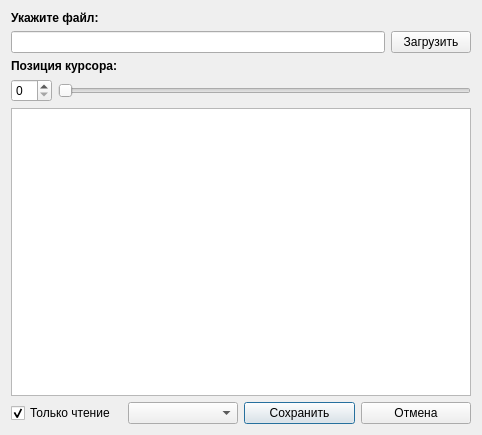
<?xml version="1.0" encoding="UTF-8"?>
<ui version="4.0">
 <class>DialogOpenFile</class>
 <widget class="QDialog" name="DialogOpenFile">
  <property name="geometry">
   <rect>
    <x>0</x>
    <y>0</y>
    <width>482</width>
    <height>435</height>
   </rect>
  </property>
  <property name="windowTitle">
   <string>Dialog</string>
  </property>
  <layout class="QGridLayout" name="gridLayout_2">
   <item row="0" column="0">
    <widget class="QWidget" name="gridWidget" native="true">
     <layout class="QGridLayout" name="gridLayout">
      <property name="margin">
       <number>0</number>
      </property>
      <item row="2" column="0">
       <layout class="QHBoxLayout" name="horizontalLayout_3">
        <item>
         <widget class="QCheckBox" name="checkBox">
          <property name="text">
           <string>Только чтение</string>
          </property>
          <property name="checked">
           <bool>true</bool>
          </property>
         </widget>
        </item>
        <item>
         <widget class="QComboBox" name="comboBoxCodec"/>
        </item>
        <item>
         <widget class="QPushButton" name="pushSave">
          <property name="text">
           <string>Сохранить</string>
          </property>
         </widget>
        </item>
        <item>
         <widget class="QPushButton" name="pushClose">
          <property name="text">
           <string>Отмена</string>
          </property>
         </widget>
        </item>
       </layout>
      </item>
      <item row="1" column="0">
       <widget class="QTextBrowser" name="textOutwardShow">
        <property name="readOnly">
         <bool>true</bool>
        </property>
        <property name="html">
         <string>&lt;!DOCTYPE HTML PUBLIC &quot;-//W3C//DTD HTML 4.0//EN&quot; &quot;http://www.w3.org/TR/REC-html40/strict.dtd&quot;&gt;
&lt;html&gt;&lt;head&gt;&lt;meta name=&quot;qrichtext&quot; content=&quot;1&quot; /&gt;&lt;style type=&quot;text/css&quot;&gt;
p, li { white-space: pre-wrap; }
&lt;/style&gt;&lt;/head&gt;&lt;body style=&quot; font-family:'Ubuntu'; font-size:9pt; font-weight:400; font-style:normal;&quot;&gt;
&lt;p style=&quot;-qt-paragraph-type:empty; margin-top:0px; margin-bottom:0px; margin-left:0px; margin-right:0px; -qt-block-indent:0; text-indent:0px;&quot;&gt;&lt;br /&gt;&lt;/p&gt;&lt;/body&gt;&lt;/html&gt;</string>
        </property>
        <property name="acceptRichText">
         <bool>true</bool>
        </property>
        <property name="openLinks">
         <bool>false</bool>
        </property>
       </widget>
      </item>
      <item row="0" column="0">
       <layout class="QVBoxLayout" name="verticalLayout_3">
        <item>
         <layout class="QVBoxLayout" name="verticalLayout">
          <item>
           <layout class="QVBoxLayout" name="verticalLayout_2">
            <item>
             <widget class="QLabel" name="labelpathfile">
              <property name="text">
               <string>&lt;b&gt;Укажите файл:&lt;/b&gt;</string>
              </property>
             </widget>
            </item>
            <item>
             <layout class="QHBoxLayout" name="horizontalLayout_2">
              <item>
               <widget class="QLineEdit" name="lineEditPath"/>
              </item>
              <item>
               <widget class="QPushButton" name="pushOutwordFile">
                <property name="text">
                 <string>Загрузить</string>
                </property>
               </widget>
              </item>
             </layout>
            </item>
           </layout>
          </item>
         </layout>
        </item>
        <item>
         <widget class="QLabel" name="labelpositioncursor">
          <property name="text">
           <string>&lt;b&gt;Позиция курсора:&lt;/b&gt;</string>
          </property>
         </widget>
        </item>
        <item>
         <layout class="QHBoxLayout" name="horizontalLayout_5">
          <item>
           <widget class="QSpinBox" name="boxPositionInText"/>
          </item>
          <item>
           <widget class="QSlider" name="sliderPositionInText">
            <property name="orientation">
             <enum>Qt::Horizontal</enum>
            </property>
           </widget>
          </item>
         </layout>
        </item>
       </layout>
      </item>
     </layout>
    </widget>
   </item>
  </layout>
 </widget>
 <resources/>
 <connections>
  <connection>
   <sender>pushClose</sender>
   <signal>clicked()</signal>
   <receiver>DialogOpenFile</receiver>
   <slot>close()</slot>
   <hints>
    <hint type="sourcelabel">
     <x>435</x>
     <y>381</y>
    </hint>
    <hint type="destinationlabel">
     <x>245</x>
     <y>201</y>
    </hint>
   </hints>
  </connection>
  <connection>
   <sender>pushSave</sender>
   <signal>clicked()</signal>
   <receiver>DialogOpenFile</receiver>
   <slot>close()</slot>
   <hints>
    <hint type="sourcelabel">
     <x>340</x>
     <y>381</y>
    </hint>
    <hint type="destinationlabel">
     <x>245</x>
     <y>201</y>
    </hint>
   </hints>
  </connection>
 </connections>
</ui>
